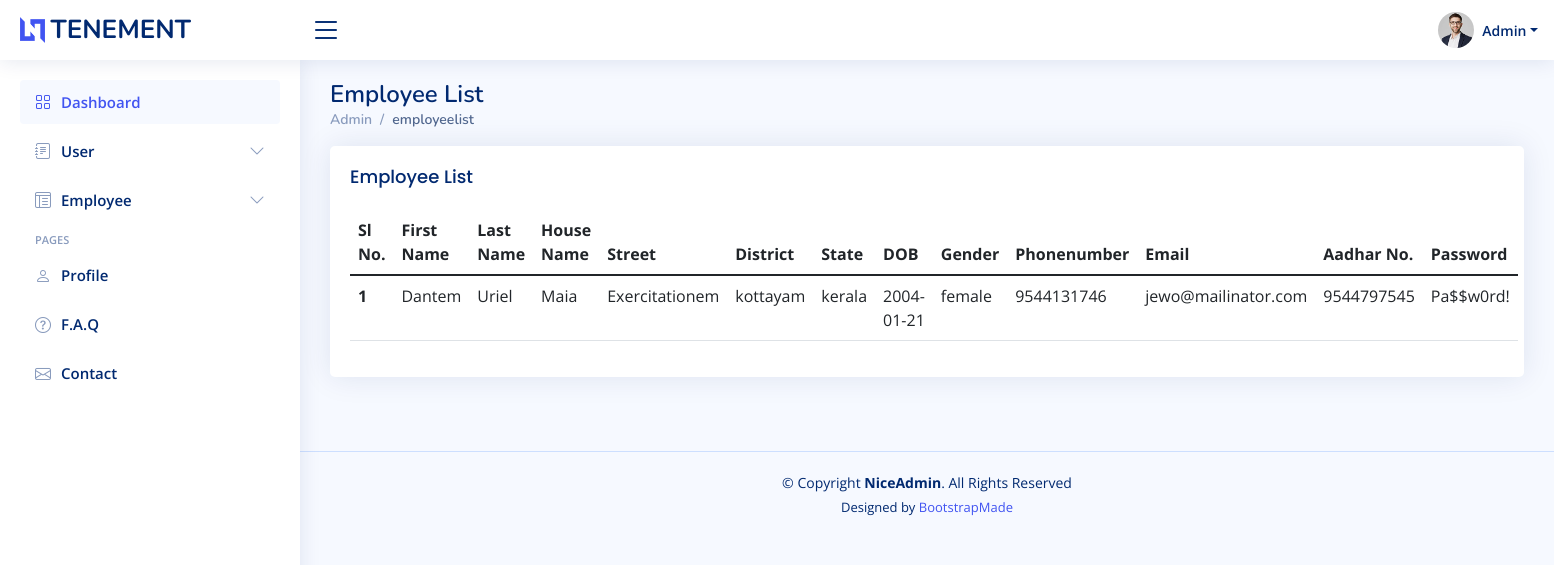
Before: /admin/employeelist.php with the older database file.
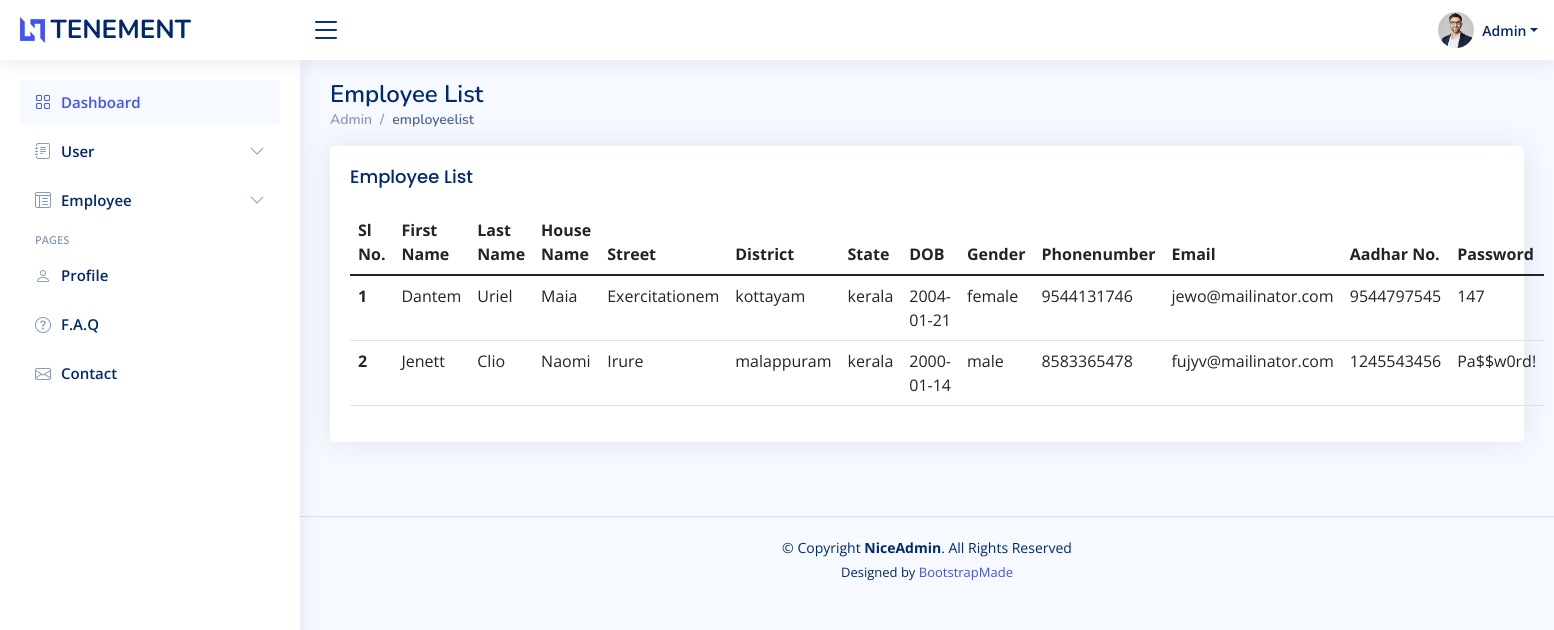
After: the same page with the newer database file.
### tables this page shows
CREATE TABLE `employee_register` (
  `fname` varchar(50) NOT NULL,
  `lname` varchar(50) NOT NULL,
  `housename` varchar(50) NOT NULL,
  `street` varchar(50) NOT NULL,
  `district` varchar(50) NOT NULL,
  `state` varchar(50) NOT NULL,
  `zip` int(30) NOT NULL,
  `dob` date NOT NULL,
  `gender` varchar(50) NOT NULL,
  `phonenumber` varchar(50) NOT NULL,
  `email` varchar(50) NOT NULL,
  `aadhar` varchar(50) NOT NULL,
  `password` varchar(50) NOT NULL
);

### connect.php (called while the page is built, shortened)
<?php
$dbname="tenement";
$conn=mysqli_connect("localhost","root","",$dbname);
function select_data($sql)
{
  global $conn;
  $res = mysqli_query($conn, $sql);
  if ($res)
    return $res;
  else
    return False;
}
?>

### admin/employeelist.php (the view, shortened to what this page needs)
<?php
include 'header.php';
?>
  <main id="main" class="main">
    <div class="pagetitle">
      <h1>Employee List</h1>
      <nav>
        <ol class="breadcrumb">
          <li class="breadcrumb-item"><a href="index.html">Admin</a></li>
          <li class="breadcrumb-item active">employeelist</li>
        </ol>
      </nav>
    </div>
    <section class="section dashboard">
      <div class="row">
      <section class="section">
      <div class="row">
        <div class="col-lg-12">
        <div class="card">
          <div class="card-body">
            <h5 class="card-title">Employee List</h5>
              <table class="table datatable">
                <thead>
                  <tr>
                    <th scope="col">Sl No.</th>
                    <th scope="col">First Name</th>
                    <th scope="col">Last Name</th>
                    <th scope="col">House Name</th>
                    <th scope="col">Street</th>
                    <th scope="col">District</th>
                    <th scope="col">State</th>
                    <th scope="col">DOB</th>
                    <th scope="col">Gender</th>
                    <th scope="col">Phonenumber</th>
                    <th scope="col">Email</th>
                    <th scope="col">Aadhar No.</th>
                    <th scope="col">Password</th>
                  </tr>
                </thead>
                <tbody>
                <?php
               $sql = "SELECT * FROM `employee_register` WHERE email IN (SELECT email FROM `loginpage` WHERE status = 1)";
                $data=select_data($sql);
                $n=1;
                while ($row = mysqli_fetch_assoc($data)) {
                  ?>
                  <tr>
                 <th scope='row'><?php echo $n++; ?></th>
                 <td><?php echo  $row['fname'] ?></td>
                 <td> <?php echo $row['lname'] ?></td>
                 <td><?php echo $row['housename'] ?></td>
                 <td><?php echo $row['street']?></td>
                 <td> <?php echo $row['district']  ?></td>
                 <td> <?php echo $row['state'] ?></td>
                 <td> <?php echo  $row['dob'] ?> </td>
                 <td> <?php echo  $row['gender'] ?> </td>
                 <td> <?php echo  $row['phonenumber'] ?> </td>
                 <td><?php echo $row['email'] ?></td>
                 <td><?php echo $row['aadhar'] ?></td>
                 <td><?php echo $row['password'] ?></td>
                 </tr>
                  <?php
                  }
                  ?>
                </tbody>
              </table>
            </div>
          </div>
        </div>
      </div>
    </section>
  </main>

### admin/header.php (shortened to what this page needs)
<?php
require '../connect.php';
?>
<!DOCTYPE html>
<html lang="en">
<head>
  <link href="assets/vendor/bootstrap/css/bootstrap.min.css" rel="stylesheet">
  <link href="assets/vendor/bootstrap-icons/bootstrap-icons.css" rel="stylesheet">
  <link href="assets/vendor/boxicons/css/boxicons.min.css" rel="stylesheet">
  <link href="assets/vendor/quill/quill.snow.css" rel="stylesheet">
  <link href="assets/vendor/quill/quill.bubble.css" rel="stylesheet">
  <link href="assets/vendor/remixicon/remixicon.css" rel="stylesheet">
  <link href="assets/vendor/simple-datatables/style.css" rel="stylesheet">
  <link href="assets/css/style.css" rel="stylesheet">
</head>
<body>
  <header id="header" class="header fixed-top d-flex align-items-center">
    <div class="d-flex align-items-center justify-content-between">
      <a href="index.php" class="logo d-flex align-items-center">
        <img src="assets/img/logo.png" alt="">
        <span class="d-none d-lg-block">TENEMENT</span>
      </a>
      <i class="bi bi-list toggle-sidebar-btn"></i>
    </div>
    <nav class="header-nav ms-auto">
      <ul class="d-flex align-items-center">
        <li class="nav-item dropdown pe-3">
          <a class="nav-link nav-profile d-flex align-items-center pe-0" href="#" data-bs-toggle="dropdown">
            <img src="assets/img/profile-img.jpg" alt="Profile" class="rounded-circle">
            <span class="d-none d-md-block dropdown-toggle ps-2">Admin</span>
          </a>
        </li>
      </ul>
    </nav>
  </header>
  <aside id="sidebar" class="sidebar">
    <ul class="sidebar-nav" id="sidebar-nav">
      <li class="nav-item">
        <a class="nav-link " href="index.php">
          <i class="bi bi-grid"></i>
          <span>Dashboard</span>
        </a>
      </li>
      <li class="nav-item">
        <a class="nav-link collapsed" data-bs-target="#forms-nav" data-bs-toggle="collapse" href="#">
          <i class="bi bi-journal-text"></i><span>User</span><i class="bi bi-chevron-down ms-auto"></i>
        </a>
      </li>
      <li class="nav-item">
        <a class="nav-link collapsed" data-bs-target="#tables-nav" data-bs-toggle="collapse" href="#">
          <i class="bi bi-layout-text-window-reverse"></i><span>Employee</span><i class="bi bi-chevron-down ms-auto"></i>
        </a>
      </li>
      <li class="nav-heading">Pages</li>
      <li class="nav-item">
        <a class="nav-link collapsed" href="users-profile.html">
          <i class="bi bi-person"></i>
          <span>Profile</span>
        </a>
      </li>
      <li class="nav-item">
        <a class="nav-link collapsed" href="pages-faq.html">
          <i class="bi bi-question-circle"></i>
          <span>F.A.Q</span>
        </a>
      </li>
      <li class="nav-item">
        <a class="nav-link collapsed" href="pages-contact.html">
          <i class="bi bi-envelope"></i>
          <span>Contact</span>
        </a>
      </li>
    </ul>
  </aside>

### admin/assets/css/style.css (style rules this page uses)
:root { scroll-behavior: smooth; }
body { font-family: "Open Sans", sans-serif; background: #f6f9ff; color: #444444; }
a { color: #4154f1; text-decoration: none; }
h1, h2, h3, h4, h5, h6 { font-family: "Nunito", sans-serif; }
#main { margin-top: 60px; padding: 20px 30px; transition: all 0.3s; }
.pagetitle { margin-bottom: 10px; }
.pagetitle h1 { font-size: 24px; margin-bottom: 0; font-weight: 600; color: #012970; }
.card { margin-bottom: 30px; border: none; border-radius: 5px; box-shadow: 0px 0 30px rgba(1, 41, 112, 0.1); }
.card-title { padding: 20px 0 15px 0; font-size: 18px; font-weight: 500; color: #012970; font-family: "Poppins", sans-serif; }
.card-body { padding: 0 20px 20px 20px; }
.breadcrumb { font-size: 14px; font-family: "Nunito", sans-serif; color: #899bbd; font-weight: 600; }
.breadcrumb a { color: #899bbd; transition: 0.3s; }
.breadcrumb .breadcrumb-item::before { color: #899bbd; }
.breadcrumb .active { color: #51678f; font-weight: 600; }
.logo { line-height: 1; }
@media (min-width: 1200px) { .logo { width: 280px; } }
.logo img { max-height: 26px; margin-right: 6px; }
.logo span { font-size: 26px; font-weight: 700; color: #012970; font-family: "Nunito", sans-serif; }
.header { transition: all 0.5s; z-index: 997; height: 60px; box-shadow: 0px 2px 20px rgba(1, 41, 112, 0.1); background-color: #fff; padding-left: 20px; }
.header .toggle-sidebar-btn { font-size: 32px; padding-left: 10px; cursor: pointer; color: #012970; }
.header-nav ul { list-style: none; }
.header-nav > ul { margin: 0; padding: 0; }
.header-nav .nav-profile { color: #012970; }
.header-nav .nav-profile img { max-height: 36px; }
.header-nav .nav-profile span { font-size: 14px; font-weight: 600; }
.sidebar { position: fixed; top: 60px; left: 0; bottom: 0; width: 300px; z-index: 996; transition: all 0.3s; padding: 20px; overflow-y: auto; scrollbar-width: thin; scrollbar-color: #aab7cf transparent; box-shadow: 0px 0px 20px rgba(1, 41, 112, 0.1); background-color: #fff; }
@media (min-width: 1200px) { #main, #footer { margin-left: 300px; } }
.sidebar-nav { padding: 0; margin: 0; list-style: none; }
.sidebar-nav li { padding: 0; margin: 0; list-style: none; }
.sidebar-nav .nav-item { margin-bottom: 5px; }
.sidebar-nav .nav-heading { font-size: 11px; text-transform: uppercase; color: #899bbd; font-weight: 600; margin: 10px 0 5px 15px; }
.sidebar-nav .nav-link { display: flex; align-items: center; font-size: 15px; font-weight: 600; color: #4154f1; transition: 0.3; background: #f6f9ff; padding: 10px 15px; border-radius: 4px; }
.sidebar-nav .nav-link i { font-size: 16px; margin-right: 10px; color: #4154f1; }
.sidebar-nav .nav-link.collapsed { color: #012970; background: #fff; }
.sidebar-nav .nav-link.collapsed i { color: #899bbd; }
.sidebar-nav .nav-link .bi-chevron-down { margin-right: 0; transition: transform 0.2s ease-in-out; }
.footer { padding: 20px 0; font-size: 14px; transition: all 0.3s; border-top: 1px solid #cddfff; }
.footer .copyright { text-align: center; color: #012970; }
.footer .credits { padding-top: 5px; text-align: center; font-size: 13px; color: #012970; }

Changed rows visible on the page:
changed employee_register "Dantem": password "Pa$$w0rd!" → "147"
added employee_register: fname "Jenett", lname "Clio", housename "Naomi", street "Irure", district "malappuram", state "kerala", dob "2000-01-14", gender "male", phonenumber "8583365478", email "fujyv@mailinator.com", aadhar "1245543456", password "Pa$$w0rd!"
